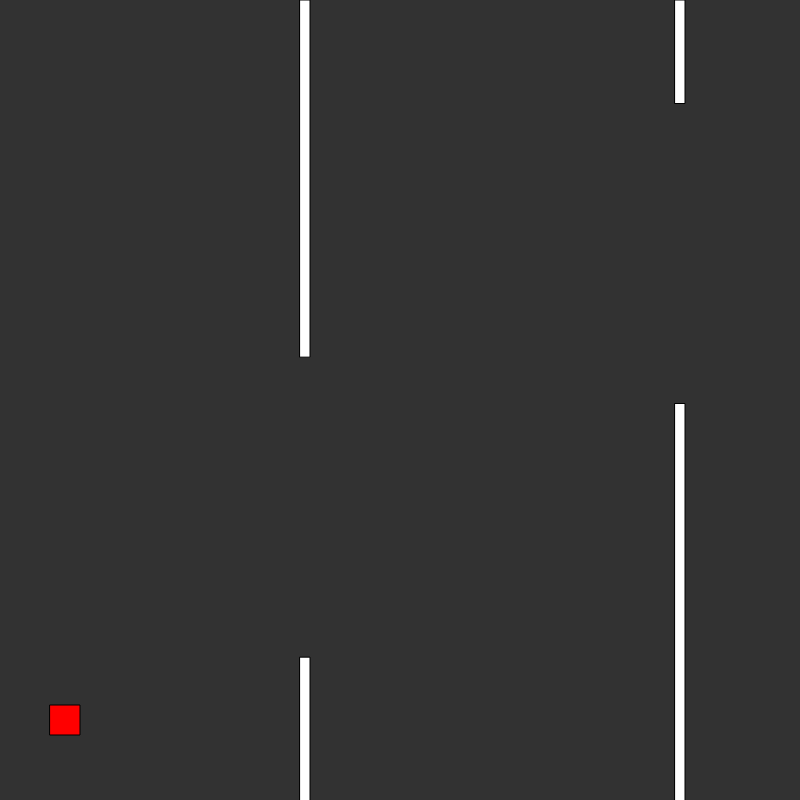
Frame 1 (no input)
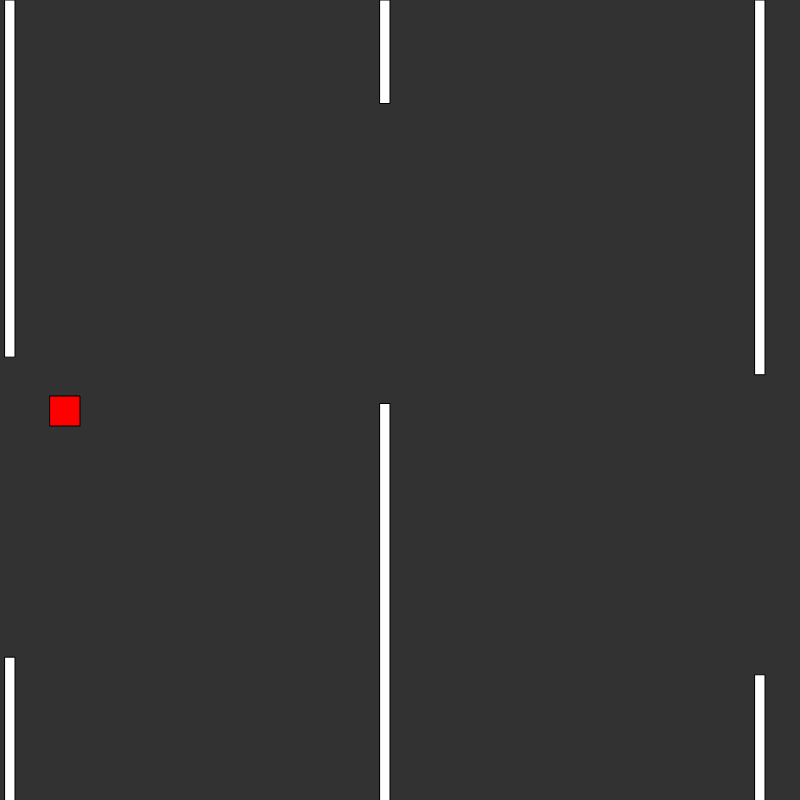
Frame 60 (no input)
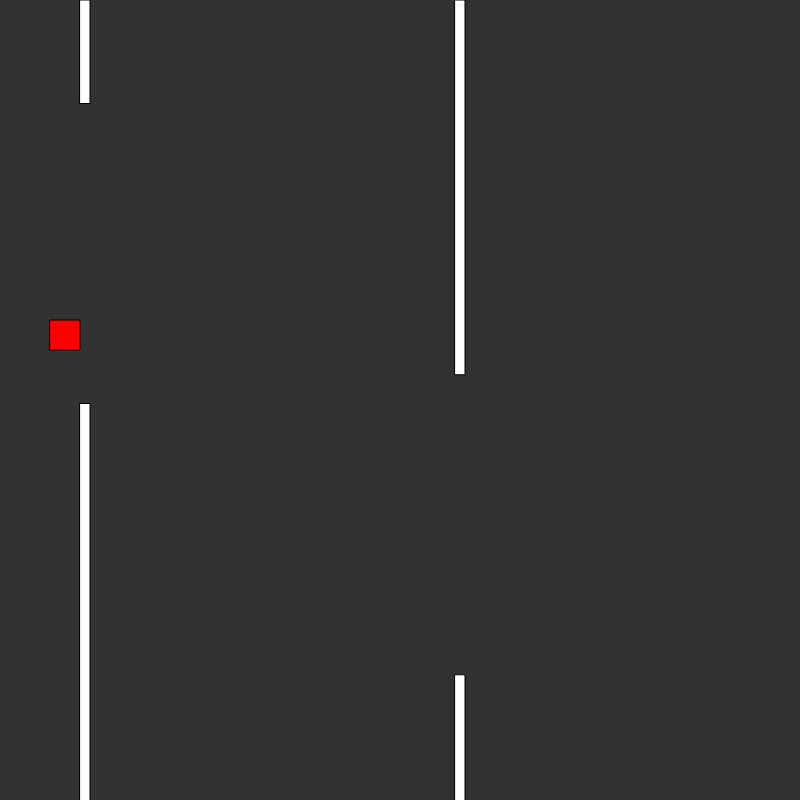
Frame 120 (the mouse pressed at the canvas centre since frame 60)

The p5.js sketch that drew these frames (run headless with seeded random() and noise() and a simulated clock; from frame 60 on, the mouse is pressed at the canvas centre):

// p5.js sketch
// ── sketch.js
var count = 0;
var x = [];
var y = [];
var len = 0;
var xpos = 700;
var xspeed = 0;
var begin = 0;
var clicked = 0;
function setup() {
	frameRate(120);
	createCanvas(800,800);
	for(var i = 0;i<100;i++){
		createbars();
		show();
	}
}

function draw() {
	background(50);
	fill(255);
	if(clicked == 0){
		createbars();
		update();
		show();
		// print("xpos = ");
		// print(xpos);
		score();
		positionatnextbar();
		if(death()==1){
	  		clicked = 1;
	  		len = 0;
			xpos = 700;
			xspeed = 0;
			x = [];
			y = [];
		}
	}
	// print(xpos);
}

function score(){
	if(y[len-2]==50){
		print(len-1);
	}
}
function update(){
	xspeed += 1;
	xpos += xspeed + 4;
}
function show(){
		for(var i = len-3;i<=len;i++){
			rect(y[i],0,10,x[i]-150);
			rect(y[i],x[i]+150,10,950-x[i]);
			y[i] -= 5;
		}
		fill(255,0,0);
		rect(50,xpos,30,30);
		// xpos += 8;
		count += 1;
	
}
function death(){
	var a = 0;
	for(var i = len-3;i<len;i++){
		if(y[i]>50&&y[i]<80&&(xpos>x[i]+150||xpos<x[i]-150)){
			print("dead");
			a = 1;
		}
	}
	if(xpos<0||xpos>800){
		a = 1;
	}
	// print(xpos)
	return a;
}

function createbars(){
	if(count%75 == 0){
		x[len] = random(150, 650);
		// x[len] = 150;
		y[len] = 800;
		len += 1;
	}
	
}

// function keypressed(){
// }
function mouseClicked(){
	begin = 1;
	xspeed = -25;
	clicked = 0;
}

function positionatnextbar(){
	var a = ((y[len-2]-50)/5)-4;
	var b = ((y[len-3]-50)/5)-4;
	// print(a);
	// print("nextbarlow = ");
	var smallx = x[len-2]+60;
	var max = x[len-2]+70;
	var max2 = x[len-3]+70;
	// print(smallx);
	var currentxpos = xpos;
	var currentxspeed = xspeed;
	var maxheight = 1;
	for(var i = 0;i<a;i++){
		currentxspeed += 1;
		currentxpos += currentxspeed + 4;
	}
	// print(currentxpos);
	// 	print("values");
	// 	print("smallx");
	// 	print(smallx);
	// 	print("max");
	// 	print(max);
	// 	print("currentxpos");
	// 	print(currentxpos);
	if((currentxpos >= smallx)){
		currentxpos = xpos;
		currentxspeed = -25;
		for(var i = 0;i<a;i++){
			currentxspeed += 1;
			currentxpos += currentxspeed + 4;

			// print("currentxpos");
			// print(currentxpos);
			if(currentxpos<0||(b>-30&&currentxpos<max2-40)){
				// print("maxheight");s
				maxheight = 0;
			}
		}
		if (currentxpos>max){
			// print("final currentxpos = ");
			// print(currentxpos);
			if(maxheight != 0){	
				// print("tooooooooooooooooooooooooooooooo loooooooooooooooooooow");
				mouseClicked();
			}
		}
	}
	if(xpos+xspeed+5>800){
		mouseClicked();
	}

}
